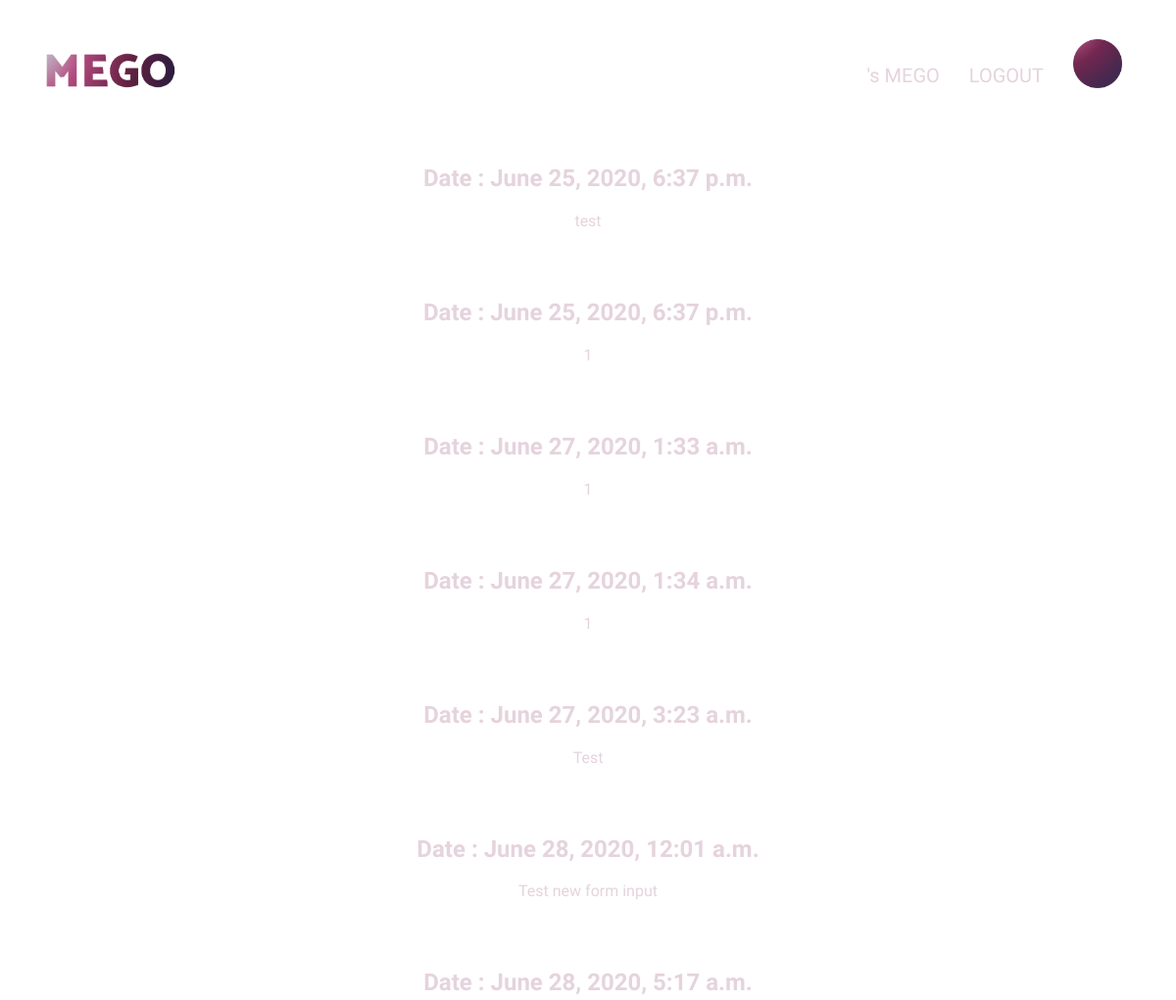
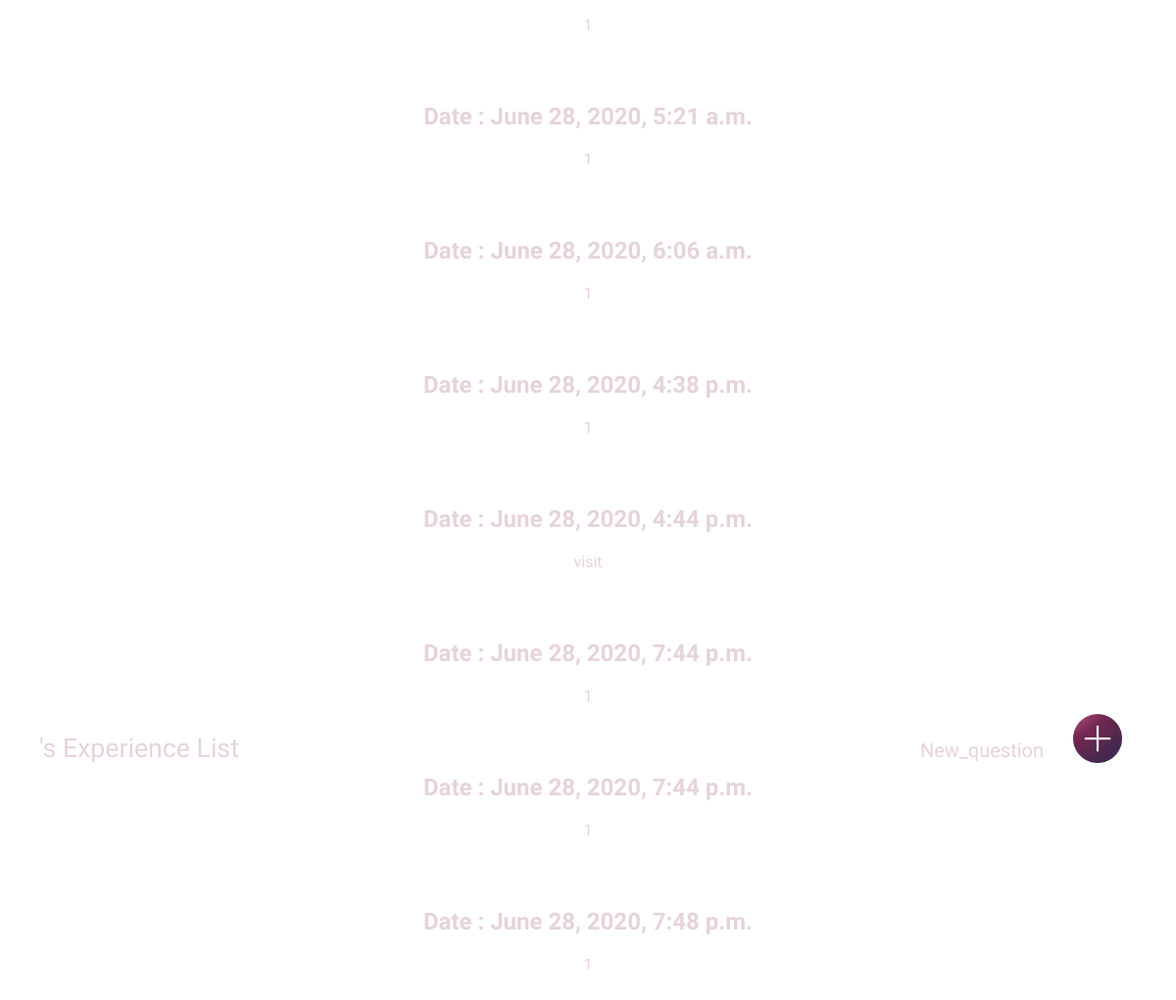
/ (signed in), run on the app's committed database (2 pictures, top to bottom).
### MEgo/models.py (models this page shows, shortened)
class Experience(models.Model):
    author = models.ForeignKey(settings.AUTH_USER_MODEL, on_delete=models.CASCADE, default='admin')
    input_date = models.DateTimeField(
            default=timezone.now)
    exp_date = models.DateTimeField(
            default=timezone.now)
    walks = models.IntegerField(blank=True, null=True)
    sleep = models.FloatField(blank=True, null=True)
    deep_sleep = models.FloatField(blank=True, null=True)
    heartbeat = models.IntegerField(blank=True, null=True)
    calorie = models.IntegerField(blank=True, null=True)
    distance = models.FloatField(blank=True, null=True)
    event = models.TextField()
    thoughts = models.TextField()
    emotion = models.TextField()
    importance = models.IntegerField()
    future = models.IntegerField(default=0)
    related_people = models.CharField(max_length=200, blank=True, null=True)
    related_place = models.CharField(max_length=200, blank=True, null=True)
    photo = models.ImageField(blank=True,upload_to=user_path)  # path based on the function and settings
    thumbnail_photo = models.ImageField(blank=True, upload_to=user_path) # it is not required field
    media_links = models.TextField(blank=True, null=True)
    emotion_color = models.CharField(max_length=100, default="", blank=True, null=True)

### MEgo/views.py (the view)
# urls.py: path('', views.experience_circle, name='experience_circle'),
@login_required
def experience_circle(request):
    if request.user.is_authenticated and request.user.user_id == 'admin':
        return experience_as_list(request)
    else:
        exps = Experience.objects.filter(author__exact=request.user.id).order_by('exp_date')
    return render(request, 'MEgo/experience_circle.html', {'exps':exps})

### MEgo/views.py (called while the page is built)
@login_required
def experience_as_list(request):
    if request.user.is_authenticated and request.user.user_id == 'admin':
        exps = Experience.objects.order_by('exp_date')
    else:
        exps = Experience.objects.filter(author__exact=request.user.id).order_by('exp_date').reverse()
    return render(request, 'MEgo/experience_as_list.html', {'exps':exps})

### MEgo/templates/MEgo/experience_as_list.html (shortened to what this page needs)
{% extends 'MEgo/base.html' %}
{% load static %}
{% block content %}
    {% for exp in exps %}
        <div class="exp">
            <h2><a href="{% url 'experience_detail' pk=exp.pk %}">Date : {{ exp.exp_date }}</a></h2>
            <p>{{ exp.event|linebreaksbr }}</p>
        </div>
    {% endfor %}
        <div class="bottom-page-header">
            <h1 id="bottom-logo"><a>{{ user.nickname }}'s Experience List</a></h1>
            <div class="top-menu">
                <li><a href="{% url 'new_question' %}">New_question</a></li>
                <li><a href="{% url 'experience_new_m' %}"><img src="{% static "Icons/+.png" %}" width="50" height="50"></a></li>
            </div>
        </div>
{% endblock %}

### MEgo/static/css/MEgo.css (style rules this page uses)
.bottom-page-header { margin-top: 0; padding: 20px 20px 20px 40px; position: fixed; top: 82%; left: 0; right: 0; }
.top-menu, .top-menu:hover, .top-menu:visited { margin-block-start: 20px; margin-block-end: 20px; color: #ffffff; float: right; font-size: 15pt; margin-right: 20px; }
.top-menu li { float: left; list-style:none; }
.top-menu a { line-height:75px; padding:0 15px; }
#bottom-logo { float: left; font-family: 'Catamaran', sans-serif; font-weight: 400; font-size: 20pt; line-height:75px; }
.exp { margin-bottom: 70px; }
a { text-decoration:none; color: rgb(229,211,221); }
h1, h2, h3, h4 { font-family: 'Catamaran', sans-serif; font-weight: 900; }

### MEgo/templates/MEgo/base.html (style rules this page uses)
body { background: white; font-family: 'Catamaran', sans-serif; font-weight: 400; color: rgb(229,211,221); padding-top : 160px; }

### data on the page
Experience: exp_date "June 25, 2020, 6:37 p.m.", event "test"
Experience: exp_date "June 25, 2020, 6:37 p.m.", event "1"
Experience: exp_date "June 27, 2020, 1:33 a.m.", event "1"
Experience: exp_date "June 27, 2020, 1:34 a.m.", event "1"
Experience: exp_date "June 27, 2020, 3:23 a.m.", event "Test"
Experience: exp_date "June 28, 2020, 12:01 a.m.", event "Test new form input"
Experience: exp_date "June 28, 2020, 5:17 a.m.", event "1"
Experience: exp_date "June 28, 2020, 5:21 a.m.", event "1"
Experience: exp_date "June 28, 2020, 6:06 a.m.", event "1"
Experience: exp_date "June 28, 2020, 4:38 p.m.", event "1"
Experience: exp_date "June 28, 2020, 4:44 p.m.", event "visit"
Experience: exp_date "June 28, 2020, 7:44 p.m.", event "1"
Experience: exp_date "June 28, 2020, 7:44 p.m.", event "1"
Experience: exp_date "June 28, 2020, 7:48 p.m.", event "1"
